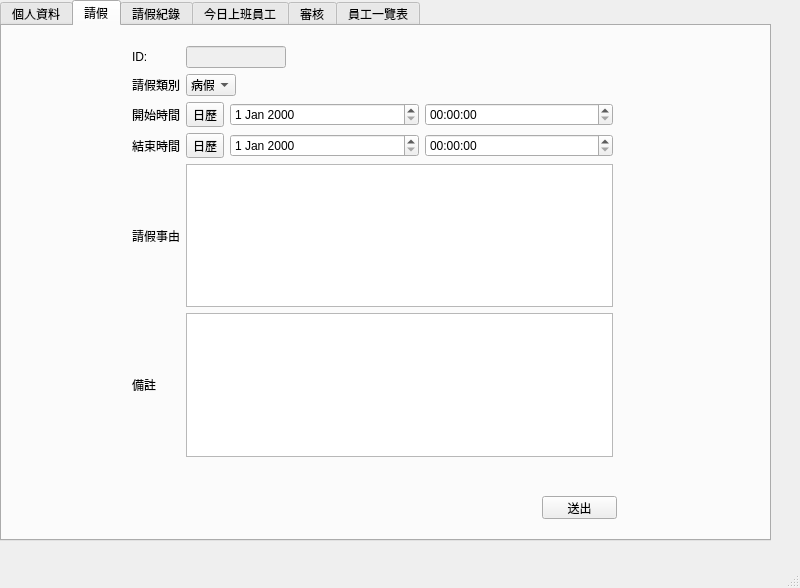
<?xml version="1.0" encoding="UTF-8"?>
<ui version="4.0">
 <class>MainWindow</class>
 <widget class="QMainWindow" name="MainWindow">
  <property name="geometry">
   <rect>
    <x>0</x>
    <y>0</y>
    <width>800</width>
    <height>588</height>
   </rect>
  </property>
  <property name="windowTitle">
   <string>MainWindow</string>
  </property>
  <widget class="QWidget" name="centralwidget">
   <widget class="QTabWidget" name="tabWidget">
    <property name="geometry">
     <rect>
      <x>0</x>
      <y>0</y>
      <width>771</width>
      <height>541</height>
     </rect>
    </property>
    <property name="tabPosition">
     <enum>QTabWidget::North</enum>
    </property>
    <property name="tabShape">
     <enum>QTabWidget::Rounded</enum>
    </property>
    <property name="currentIndex">
     <number>1</number>
    </property>
    <widget class="QWidget" name="tab_9">
     <attribute name="title">
      <string>個人資料</string>
     </attribute>
     <widget class="QWidget" name="gridLayoutWidget">
      <property name="geometry">
       <rect>
        <x>300</x>
        <y>120</y>
        <width>181</width>
        <height>221</height>
       </rect>
      </property>
      <layout class="QGridLayout" name="gridLayout">
       <item row="0" column="0">
        <widget class="QLabel" name="label_4">
         <property name="text">
          <string>ID:</string>
         </property>
        </widget>
       </item>
       <item row="1" column="1">
        <widget class="QLineEdit" name="lineEdit_4">
         <property name="maximumSize">
          <size>
           <width>100</width>
           <height>16777215</height>
          </size>
         </property>
        </widget>
       </item>
       <item row="3" column="1">
        <widget class="QLineEdit" name="lineEdit_6">
         <property name="enabled">
          <bool>false</bool>
         </property>
         <property name="text">
          <string>主任</string>
         </property>
        </widget>
       </item>
       <item row="1" column="0">
        <widget class="QLabel" name="label_3">
         <property name="text">
          <string>姓名:</string>
         </property>
        </widget>
       </item>
       <item row="0" column="1">
        <widget class="QLineEdit" name="lineEdit_3">
         <property name="enabled">
          <bool>false</bool>
         </property>
         <property name="maximumSize">
          <size>
           <width>50</width>
           <height>16777215</height>
          </size>
         </property>
         <property name="text">
          <string>A001</string>
         </property>
        </widget>
       </item>
       <item row="3" column="0">
        <widget class="QLabel" name="label_6">
         <property name="text">
          <string>職位:</string>
         </property>
        </widget>
       </item>
       <item row="2" column="1">
        <widget class="QComboBox" name="comboBox">
         <property name="maximumSize">
          <size>
           <width>50</width>
           <height>16777215</height>
          </size>
         </property>
         <item>
          <property name="text">
           <string>男</string>
          </property>
         </item>
         <item>
          <property name="text">
           <string>女</string>
          </property>
         </item>
        </widget>
       </item>
       <item row="2" column="0">
        <widget class="QLabel" name="label_5">
         <property name="text">
          <string>性別:</string>
         </property>
        </widget>
       </item>
       <item row="4" column="0">
        <widget class="QLabel" name="label_7">
         <property name="text">
          <string>部門:</string>
         </property>
        </widget>
       </item>
       <item row="4" column="1">
        <widget class="QLineEdit" name="lineEdit_5"/>
       </item>
      </layout>
     </widget>
     <widget class="QPushButton" name="pushButton">
      <property name="geometry">
       <rect>
        <x>300</x>
        <y>360</y>
        <width>75</width>
        <height>23</height>
       </rect>
      </property>
      <property name="text">
       <string>儲存</string>
      </property>
     </widget>
     <widget class="QPushButton" name="pushButton_2">
      <property name="geometry">
       <rect>
        <x>400</x>
        <y>360</y>
        <width>75</width>
        <height>23</height>
       </rect>
      </property>
      <property name="text">
       <string>修改密碼</string>
      </property>
     </widget>
    </widget>
    <widget class="QWidget" name="tab">
     <attribute name="title">
      <string>請假</string>
     </attribute>
     <widget class="QWidget" name="gridLayoutWidget_2">
      <property name="geometry">
       <rect>
        <x>130</x>
        <y>20</y>
        <width>481</width>
        <height>411</height>
       </rect>
      </property>
      <layout class="QGridLayout" name="gridLayout_2">
       <item row="2" column="0">
        <widget class="QLabel" name="label_2">
         <property name="text">
          <string>開始時間</string>
         </property>
        </widget>
       </item>
       <item row="0" column="1">
        <widget class="QLineEdit" name="lineEdit">
         <property name="enabled">
          <bool>false</bool>
         </property>
         <property name="maximumSize">
          <size>
           <width>100</width>
           <height>16777215</height>
          </size>
         </property>
        </widget>
       </item>
       <item row="0" column="0">
        <widget class="QLabel" name="label">
         <property name="text">
          <string>ID:</string>
         </property>
        </widget>
       </item>
       <item row="3" column="0">
        <widget class="QLabel" name="label_8">
         <property name="text">
          <string>結束時間</string>
         </property>
        </widget>
       </item>
       <item row="4" column="0">
        <widget class="QLabel" name="label_10">
         <property name="text">
          <string>請假事由</string>
         </property>
        </widget>
       </item>
       <item row="1" column="1">
        <widget class="QComboBox" name="comboBox_2">
         <property name="maximumSize">
          <size>
           <width>50</width>
           <height>16777215</height>
          </size>
         </property>
         <item>
          <property name="text">
           <string>病假</string>
          </property>
         </item>
         <item>
          <property name="text">
           <string>事假</string>
          </property>
         </item>
         <item>
          <property name="text">
           <string>補修</string>
          </property>
         </item>
         <item>
          <property name="text">
           <string>出差</string>
          </property>
         </item>
        </widget>
       </item>
       <item row="1" column="0">
        <widget class="QLabel" name="label_9">
         <property name="text">
          <string>請假類別</string>
         </property>
        </widget>
       </item>
       <item row="5" column="0">
        <widget class="QLabel" name="label_11">
         <property name="text">
          <string>備註</string>
         </property>
        </widget>
       </item>
       <item row="5" column="1">
        <widget class="QTextEdit" name="textEdit_2"/>
       </item>
       <item row="4" column="1">
        <widget class="QTextEdit" name="textEdit"/>
       </item>
       <item row="2" column="1">
        <layout class="QHBoxLayout" name="horizontalLayout_2">
         <item>
          <widget class="QToolButton" name="toolButton_4">
           <property name="text">
            <string>日歷</string>
           </property>
          </widget>
         </item>
         <item>
          <widget class="QDateEdit" name="dateEdit_2"/>
         </item>
         <item>
          <widget class="QTimeEdit" name="timeEdit"/>
         </item>
        </layout>
       </item>
       <item row="3" column="1">
        <layout class="QHBoxLayout" name="horizontalLayout_4">
         <item>
          <widget class="QToolButton" name="toolButton_6">
           <property name="text">
            <string>日歷</string>
           </property>
          </widget>
         </item>
         <item>
          <widget class="QDateEdit" name="dateEdit_4"/>
         </item>
         <item>
          <widget class="QTimeEdit" name="timeEdit_3"/>
         </item>
        </layout>
       </item>
      </layout>
     </widget>
     <widget class="QPushButton" name="pushButton_7">
      <property name="geometry">
       <rect>
        <x>540</x>
        <y>470</y>
        <width>75</width>
        <height>23</height>
       </rect>
      </property>
      <property name="text">
       <string>送出</string>
      </property>
     </widget>
     <zorder>gridLayoutWidget_2</zorder>
     <zorder>pushButton_7</zorder>
     <zorder>timeEdit_3</zorder>
    </widget>
    <widget class="QWidget" name="tab_8">
     <attribute name="title">
      <string>請假紀錄</string>
     </attribute>
     <widget class="QTableWidget" name="tableWidget_6">
      <property name="geometry">
       <rect>
        <x>30</x>
        <y>10</y>
        <width>711</width>
        <height>461</height>
       </rect>
      </property>
      <row>
       <property name="text">
        <string>1</string>
       </property>
      </row>
      <column>
       <property name="text">
        <string>ID</string>
       </property>
      </column>
      <column>
       <property name="text">
        <string>請假類別</string>
       </property>
      </column>
      <column>
       <property name="text">
        <string>開始時間</string>
       </property>
      </column>
      <column>
       <property name="text">
        <string>結束時間</string>
       </property>
      </column>
      <column>
       <property name="text">
        <string>請假事由</string>
       </property>
      </column>
      <column>
       <property name="text">
        <string>備註</string>
       </property>
      </column>
      <column>
       <property name="text">
        <string>狀態</string>
       </property>
      </column>
     </widget>
     <widget class="QPushButton" name="pushButton_6">
      <property name="geometry">
       <rect>
        <x>660</x>
        <y>480</y>
        <width>75</width>
        <height>23</height>
       </rect>
      </property>
      <property name="text">
       <string>取消申請</string>
      </property>
     </widget>
    </widget>
    <widget class="QWidget" name="tab_5">
     <attribute name="title">
      <string>今日上班員工</string>
     </attribute>
     <widget class="QTabWidget" name="tabWidget_2">
      <property name="geometry">
       <rect>
        <x>20</x>
        <y>20</y>
        <width>721</width>
        <height>471</height>
       </rect>
      </property>
      <property name="currentIndex">
       <number>0</number>
      </property>
      <widget class="QWidget" name="tab_4">
       <attribute name="title">
        <string>早班</string>
       </attribute>
       <widget class="QTableWidget" name="tableWidget_2">
        <property name="geometry">
         <rect>
          <x>0</x>
          <y>0</y>
          <width>711</width>
          <height>441</height>
         </rect>
        </property>
        <property name="rowCount">
         <number>12</number>
        </property>
        <property name="columnCount">
         <number>4</number>
        </property>
        <row/>
        <row/>
        <row/>
        <row/>
        <row/>
        <row/>
        <row/>
        <row/>
        <row/>
        <row/>
        <row/>
        <row/>
        <column>
         <property name="text">
          <string>ID</string>
         </property>
        </column>
        <column>
         <property name="text">
          <string>姓名</string>
         </property>
        </column>
        <column>
         <property name="text">
          <string>職位</string>
         </property>
        </column>
        <column>
         <property name="text">
          <string>部門</string>
         </property>
        </column>
        <item row="0" column="0">
         <property name="text">
          <string>A001</string>
         </property>
        </item>
        <item row="0" column="2">
         <property name="text">
          <string>主任</string>
         </property>
        </item>
        <item row="1" column="0">
         <property name="text">
          <string>A002</string>
         </property>
        </item>
        <item row="1" column="2">
         <property name="text">
          <string>領班</string>
         </property>
        </item>
        <item row="2" column="0">
         <property name="text">
          <string>A004</string>
         </property>
        </item>
        <item row="2" column="2">
         <property name="text">
          <string>員工</string>
         </property>
        </item>
        <item row="3" column="0">
         <property name="text">
          <string>A005</string>
         </property>
        </item>
        <item row="3" column="2">
         <property name="text">
          <string>員工</string>
         </property>
        </item>
        <item row="4" column="0">
         <property name="text">
          <string>A006</string>
         </property>
        </item>
        <item row="4" column="2">
         <property name="text">
          <string>員工</string>
         </property>
        </item>
        <item row="5" column="0">
         <property name="text">
          <string>A007</string>
         </property>
        </item>
        <item row="5" column="2">
         <property name="text">
          <string>員工</string>
         </property>
        </item>
        <item row="6" column="0">
         <property name="text">
          <string>A008</string>
         </property>
        </item>
        <item row="6" column="2">
         <property name="text">
          <string>員工</string>
         </property>
        </item>
        <item row="7" column="0">
         <property name="text">
          <string>A009</string>
         </property>
        </item>
        <item row="7" column="2">
         <property name="text">
          <string>員工</string>
         </property>
        </item>
        <item row="8" column="0">
         <property name="text">
          <string>A010</string>
         </property>
        </item>
        <item row="8" column="2">
         <property name="text">
          <string>員工</string>
         </property>
        </item>
        <item row="9" column="0">
         <property name="text">
          <string>A011</string>
         </property>
        </item>
        <item row="9" column="2">
         <property name="text">
          <string>員工</string>
         </property>
        </item>
        <item row="10" column="0">
         <property name="text">
          <string>A012</string>
         </property>
        </item>
        <item row="10" column="2">
         <property name="text">
          <string>員工</string>
         </property>
        </item>
        <item row="11" column="0">
         <property name="text">
          <string>A013</string>
         </property>
        </item>
        <item row="11" column="2">
         <property name="text">
          <string>員工</string>
         </property>
        </item>
       </widget>
      </widget>
      <widget class="QWidget" name="tab_6">
       <attribute name="title">
        <string>晚班</string>
       </attribute>
       <widget class="QTableWidget" name="tableWidget_3">
        <property name="geometry">
         <rect>
          <x>0</x>
          <y>0</y>
          <width>711</width>
          <height>441</height>
         </rect>
        </property>
        <property name="rowCount">
         <number>12</number>
        </property>
        <property name="columnCount">
         <number>4</number>
        </property>
        <row/>
        <row/>
        <row/>
        <row/>
        <row/>
        <row/>
        <row/>
        <row/>
        <row/>
        <row/>
        <row/>
        <row/>
        <column>
         <property name="text">
          <string>ID</string>
         </property>
        </column>
        <column>
         <property name="text">
          <string>姓名</string>
         </property>
        </column>
        <column>
         <property name="text">
          <string>職位</string>
         </property>
        </column>
        <column>
         <property name="text">
          <string>部門</string>
         </property>
        </column>
        <item row="0" column="0">
         <property name="text">
          <string>A001</string>
         </property>
        </item>
        <item row="0" column="2">
         <property name="text">
          <string>主任</string>
         </property>
        </item>
        <item row="1" column="0">
         <property name="text">
          <string>A003</string>
         </property>
        </item>
        <item row="1" column="2">
         <property name="text">
          <string>領班</string>
         </property>
        </item>
        <item row="2" column="0">
         <property name="text">
          <string>A014</string>
         </property>
        </item>
        <item row="2" column="2">
         <property name="text">
          <string>員工</string>
         </property>
        </item>
        <item row="3" column="0">
         <property name="text">
          <string>A015</string>
         </property>
        </item>
        <item row="3" column="2">
         <property name="text">
          <string>員工</string>
         </property>
        </item>
        <item row="4" column="0">
         <property name="text">
          <string>A016</string>
         </property>
        </item>
        <item row="4" column="2">
         <property name="text">
          <string>員工</string>
         </property>
        </item>
        <item row="5" column="0">
         <property name="text">
          <string>A017</string>
         </property>
        </item>
        <item row="5" column="2">
         <property name="text">
          <string>員工</string>
         </property>
        </item>
        <item row="6" column="0">
         <property name="text">
          <string>A018</string>
         </property>
        </item>
        <item row="6" column="2">
         <property name="text">
          <string>員工</string>
         </property>
        </item>
        <item row="7" column="0">
         <property name="text">
          <string>A019</string>
         </property>
        </item>
        <item row="7" column="2">
         <property name="text">
          <string>員工</string>
         </property>
        </item>
        <item row="8" column="0">
         <property name="text">
          <string>A020</string>
         </property>
        </item>
        <item row="8" column="2">
         <property name="text">
          <string>員工</string>
         </property>
        </item>
        <item row="9" column="0">
         <property name="text">
          <string>A021</string>
         </property>
        </item>
        <item row="9" column="2">
         <property name="text">
          <string>員工</string>
         </property>
        </item>
        <item row="10" column="0">
         <property name="text">
          <string>A022</string>
         </property>
        </item>
        <item row="10" column="2">
         <property name="text">
          <string>員工</string>
         </property>
        </item>
        <item row="11" column="0">
         <property name="text">
          <string>A023</string>
         </property>
        </item>
        <item row="11" column="2">
         <property name="text">
          <string>員工</string>
         </property>
        </item>
       </widget>
      </widget>
      <widget class="QWidget" name="tab_7">
       <attribute name="title">
        <string>請假人員</string>
       </attribute>
       <widget class="QTableWidget" name="tableWidget_4">
        <property name="geometry">
         <rect>
          <x>0</x>
          <y>0</y>
          <width>711</width>
          <height>441</height>
         </rect>
        </property>
       </widget>
      </widget>
     </widget>
     <widget class="QDateEdit" name="dateEdit">
      <property name="geometry">
       <rect>
        <x>630</x>
        <y>10</y>
        <width>110</width>
        <height>22</height>
       </rect>
      </property>
      <property name="readOnly">
       <bool>true</bool>
      </property>
      <property name="buttonSymbols">
       <enum>QAbstractSpinBox::NoButtons</enum>
      </property>
      <property name="date">
       <date>
        <year>2016</year>
        <month>10</month>
        <day>25</day>
       </date>
      </property>
     </widget>
    </widget>
    <widget class="QWidget" name="tab_2">
     <attribute name="title">
      <string>審核</string>
     </attribute>
     <widget class="QTableWidget" name="tableWidget_5">
      <property name="geometry">
       <rect>
        <x>20</x>
        <y>10</y>
        <width>711</width>
        <height>461</height>
       </rect>
      </property>
      <row>
       <property name="text">
        <string>1</string>
       </property>
      </row>
      <column>
       <property name="text">
        <string>ID</string>
       </property>
      </column>
      <column>
       <property name="text">
        <string>請假類別</string>
       </property>
      </column>
      <column>
       <property name="text">
        <string>開始時間</string>
       </property>
      </column>
      <column>
       <property name="text">
        <string>結束時間</string>
       </property>
      </column>
      <column>
       <property name="text">
        <string>請假事由</string>
       </property>
      </column>
      <column>
       <property name="text">
        <string>備註</string>
       </property>
      </column>
     </widget>
     <widget class="QPushButton" name="pushButton_3">
      <property name="geometry">
       <rect>
        <x>570</x>
        <y>490</y>
        <width>75</width>
        <height>23</height>
       </rect>
      </property>
      <property name="text">
       <string>通過</string>
      </property>
     </widget>
     <widget class="QPushButton" name="pushButton_4">
      <property name="geometry">
       <rect>
        <x>650</x>
        <y>490</y>
        <width>75</width>
        <height>23</height>
       </rect>
      </property>
      <property name="text">
       <string>駁回</string>
      </property>
     </widget>
    </widget>
    <widget class="QWidget" name="tab_3">
     <attribute name="title">
      <string>員工一覽表</string>
     </attribute>
     <widget class="QTableWidget" name="tableWidget">
      <property name="geometry">
       <rect>
        <x>30</x>
        <y>20</y>
        <width>711</width>
        <height>461</height>
       </rect>
      </property>
      <property name="rowCount">
       <number>23</number>
      </property>
      <property name="columnCount">
       <number>5</number>
      </property>
      <row/>
      <row/>
      <row/>
      <row/>
      <row/>
      <row/>
      <row/>
      <row/>
      <row/>
      <row/>
      <row/>
      <row/>
      <row/>
      <row/>
      <row/>
      <row/>
      <row/>
      <row/>
      <row/>
      <row/>
      <row/>
      <row/>
      <row/>
      <column>
       <property name="text">
        <string>ID</string>
       </property>
      </column>
      <column>
       <property name="text">
        <string>姓名</string>
       </property>
      </column>
      <column>
       <property name="text">
        <string>性別</string>
       </property>
      </column>
      <column>
       <property name="text">
        <string>職位</string>
       </property>
      </column>
      <column>
       <property name="text">
        <string>部門</string>
       </property>
      </column>
      <item row="0" column="0">
       <property name="text">
        <string>A001</string>
       </property>
      </item>
      <item row="0" column="3">
       <property name="text">
        <string>主任</string>
       </property>
      </item>
      <item row="1" column="0">
       <property name="text">
        <string>A002</string>
       </property>
      </item>
      <item row="1" column="3">
       <property name="text">
        <string>領班</string>
       </property>
      </item>
      <item row="2" column="0">
       <property name="text">
        <string>A003</string>
       </property>
      </item>
      <item row="2" column="3">
       <property name="text">
        <string>領班</string>
       </property>
      </item>
      <item row="3" column="0">
       <property name="text">
        <string>A004</string>
       </property>
      </item>
      <item row="3" column="3">
       <property name="text">
        <string>員工</string>
       </property>
      </item>
      <item row="4" column="0">
       <property name="text">
        <string>A005</string>
       </property>
      </item>
      <item row="4" column="3">
       <property name="text">
        <string>員工</string>
       </property>
      </item>
      <item row="5" column="0">
       <property name="text">
        <string>A006</string>
       </property>
      </item>
      <item row="5" column="3">
       <property name="text">
        <string>員工</string>
       </property>
      </item>
      <item row="6" column="0">
       <property name="text">
        <string>A007</string>
       </property>
      </item>
      <item row="6" column="3">
       <property name="text">
        <string>員工</string>
       </property>
      </item>
      <item row="7" column="0">
       <property name="text">
        <string>A008</string>
       </property>
      </item>
      <item row="7" column="3">
       <property name="text">
        <string>員工</string>
       </property>
      </item>
      <item row="8" column="0">
       <property name="text">
        <string>A009</string>
       </property>
      </item>
      <item row="8" column="3">
       <property name="text">
        <string>員工</string>
       </property>
      </item>
      <item row="9" column="0">
       <property name="text">
        <string>A010</string>
       </property>
      </item>
      <item row="9" column="3">
       <property name="text">
        <string>員工</string>
       </property>
      </item>
      <item row="10" column="0">
       <property name="text">
        <string>A011</string>
       </property>
      </item>
      <item row="10" column="3">
       <property name="text">
        <string>員工</string>
       </property>
      </item>
      <item row="11" column="0">
       <property name="text">
        <string>A012</string>
       </property>
      </item>
      <item row="11" column="3">
       <property name="text">
        <string>員工</string>
       </property>
      </item>
      <item row="12" column="0">
       <property name="text">
        <string>A013</string>
       </property>
      </item>
      <item row="12" column="3">
       <property name="text">
        <string>員工</string>
       </property>
      </item>
      <item row="13" column="0">
       <property name="text">
        <string>A014</string>
       </property>
      </item>
      <item row="13" column="3">
       <property name="text">
        <string>員工</string>
       </property>
      </item>
      <item row="14" column="0">
       <property name="text">
        <string>A015</string>
       </property>
      </item>
      <item row="14" column="3">
       <property name="text">
        <string>員工</string>
       </property>
      </item>
      <item row="15" column="0">
       <property name="text">
        <string>A016</string>
       </property>
      </item>
      <item row="15" column="3">
       <property name="text">
        <string>員工</string>
       </property>
      </item>
      <item row="16" column="0">
       <property name="text">
        <string>A017</string>
       </property>
      </item>
      <item row="16" column="3">
       <property name="text">
        <string>員工</string>
       </property>
      </item>
      <item row="17" column="0">
       <property name="text">
        <string>A018</string>
       </property>
      </item>
      <item row="17" column="3">
       <property name="text">
        <string>員工</string>
       </property>
      </item>
      <item row="18" column="0">
       <property name="text">
        <string>A019</string>
       </property>
      </item>
      <item row="18" column="3">
       <property name="text">
        <string>員工</string>
       </property>
      </item>
      <item row="19" column="0">
       <property name="text">
        <string>A020</string>
       </property>
      </item>
      <item row="19" column="3">
       <property name="text">
        <string>員工</string>
       </property>
      </item>
      <item row="20" column="0">
       <property name="text">
        <string>A021</string>
       </property>
      </item>
      <item row="20" column="3">
       <property name="text">
        <string>員工</string>
       </property>
      </item>
      <item row="21" column="0">
       <property name="text">
        <string>A022</string>
       </property>
      </item>
      <item row="21" column="3">
       <property name="text">
        <string>員工</string>
       </property>
      </item>
      <item row="22" column="0">
       <property name="text">
        <string>A023</string>
       </property>
      </item>
      <item row="22" column="3">
       <property name="text">
        <string>員工</string>
       </property>
      </item>
     </widget>
     <widget class="QToolButton" name="toolButton">
      <property name="geometry">
       <rect>
        <x>30</x>
        <y>490</y>
        <width>51</width>
        <height>21</height>
       </rect>
      </property>
      <property name="text">
       <string>Add</string>
      </property>
     </widget>
     <widget class="QToolButton" name="toolButton_2">
      <property name="geometry">
       <rect>
        <x>90</x>
        <y>490</y>
        <width>51</width>
        <height>21</height>
       </rect>
      </property>
      <property name="text">
       <string>Remove</string>
      </property>
     </widget>
     <widget class="QToolButton" name="toolButton_3">
      <property name="geometry">
       <rect>
        <x>150</x>
        <y>490</y>
        <width>51</width>
        <height>21</height>
       </rect>
      </property>
      <property name="text">
       <string>Modify</string>
      </property>
     </widget>
     <widget class="QPushButton" name="pushButton_5">
      <property name="geometry">
       <rect>
        <x>660</x>
        <y>490</y>
        <width>75</width>
        <height>23</height>
       </rect>
      </property>
      <property name="text">
       <string>請假紀錄</string>
      </property>
     </widget>
    </widget>
   </widget>
  </widget>
  <widget class="QMenuBar" name="menubar">
   <property name="geometry">
    <rect>
     <x>0</x>
     <y>0</y>
     <width>800</width>
     <height>21</height>
    </rect>
   </property>
  </widget>
  <widget class="QStatusBar" name="statusbar"/>
 </widget>
 <resources/>
 <connections/>
</ui>
